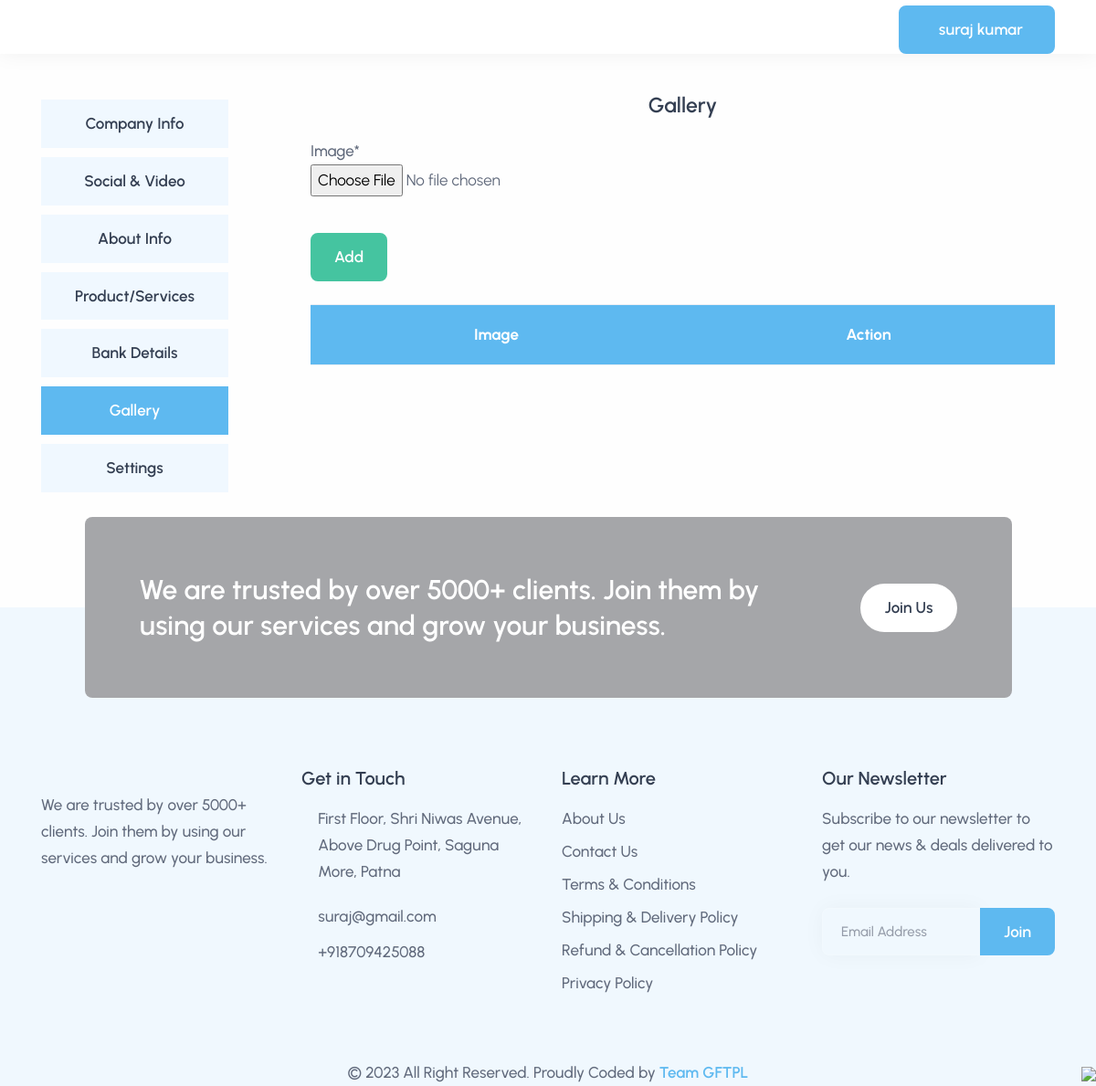
Page /add_gallery/15/id (signed in) on the committed database.
### Accounts/models.py (models this page shows)
class User(AbstractUser):
    CHOICE = (('Customer','Customer'),('Employee','Employee'),('Corporate','Corporate'),('Franchise','Franchise'))
    full_name = models.CharField(max_length=100,blank=True,null=True)
    user_type = models.CharField(max_length = 100 ,choices = CHOICE,null=True)
    card_access = models.BooleanField(default = False,null=True)
    def __str__(self):
        if not self.full_name:
            return self.username
        else:
            return self.full_name

### config/models.py (models this page shows)
class Footer(models.Model):
    phone_no = models.CharField(max_length = 20)
    whatsapp_no = models.CharField(max_length = 20,null=True)
    email = models.EmailField()
    address = models.TextField()
    twitter_link = models.URLField(blank = True)
    facebook_link = models.URLField(blank = True)
    instagram_link = models.URLField(blank = True)
    youtube_link = models.URLField(blank = True)
    image=models.ImageField(upload_to="rename__file")
    joinus_description = models.TextField(null=True,blank = True)
    footer_description = models.TextField(null=True,blank = True)

### Cards/views.py (the view)
# urls.py: path('add_gallery/<int:pk>/<id>', views.GalleryView, name='add_gallery'),
@login_required
def GalleryView(request,pk,id=None):
    card = Cards.objects.get(id = pk)
    get_ps = None
    try:
        get_ps = Gallery.objects.filter(id = id).last()
    except:
        pass
    if get_ps:
        form = GalleryForms(request.POST or None, request.FILES or None, instance = get_ps)
        get_ps = get_ps.id
    else:
        form = GalleryForms(request.POST or None, request.FILES or None)
    if request.method == 'POST':
        if form.is_valid():
            f = form.save(commit = False)
            f.card_id = card
            f.save()
            return redirect('add_gallery',card.id , 'id')
    ctx = {
        'form':form,
        'card':card,
        'get_ps':get_ps,
        'ps':Gallery.objects.filter(card_id = card),
        'ps_count':Gallery.objects.filter(card_id = card).count(),
        'footer': Footer.objects.all().last(),
        'websitelogo': WebSiteLogo.objects.all().last(),
        'config': Config.objects.all().last(),
    }
    return render(request,'cards/gallery.html',ctx)

### Cards/forms.py
class GalleryForms(forms.ModelForm):
    class Meta:
        model = Gallery
        exclude = ('card_id',)

### templates/cards/gallery.html (shortened to what this page needs)
{% extends 'cards/base.html' %}
{% load static %}
{% block sidetab %}
<ul class="nav nav-tabs nav-tabs-basic d-block">
    <li class="nav-item"><a class="nav-link" href="{% url 'add_company_info' card.id %}">Company Info</a></li>
    <li class="nav-item"> <a class="nav-link" href="{% url 'add_social_video' card.id %}">Social & Video</a></li>
     <li class="nav-item"> <a class="nav-link" href="{% url 'add_about' card.id %}">About Info</a></li>
    <li class="nav-item"> <a class="nav-link" href="{% url 'add_product_and_service' card.id  'id' %}">Product/Services</a></li>
    <li class="nav-item"> <a class="nav-link" href="{% url 'add_bank_detail' card.id %}">Bank Details</a></li>
    <li class="nav-item"> <a class="nav-link active" href="{% url 'add_gallery' card.id  'id' %}">Gallery</a></li>
    <li class="nav-item"> <a class="nav-link" href="{% url 'add_setting' card.id %}">Settings</a></li>
</ul>
{% endblock %}
{% block body  %}
 <div class="tab-content mt-0 mt-md-5">
        <div class="row gy-10 gx-lg-8 gx-xl-12">
            <div class="col-lg-12 pt-3 mt-0">
                <h3 class="pb-2">Gallery</h3>
                    {% if get_ps %}
                                {% load crispy_forms_tags %}
                    {% else %}
                        {% if config.gallery_image|default:9 <= ps_count %}
                             <h2 class="text-warning">You can add maximum {{ config.gallery_image|default:9 }} images in gallery</h2>
                        {% else %}
                            <form action="{% url 'add_gallery' card.id  get_ps %}" method="post" enctype="multipart/form-data">
                                <div class="row gx-4">
                                    {% load crispy_forms_tags %}
                                    <div class="col-md-6">
                                        {{ form|crispy }}
                                    </div>
                                    <div class="col-md-6">
                                    </div>
                                    <div class="col-md-6 mt-4">
                                        <input type="submit" value="Add" class="btn btn-success float-start">
                                    </div>
                                </div>
                            </form>
                        {% endif %}
                    {% endif %}
                 <table class="table mt-5">
                    <tr class="bg-primary text-white">
                        <th>Image</th>
                        <th>Action</th>
                    </tr>
                </table>
            </div>
        </div>
</div>
{% endblock %}

### templates/cards/base.html (shortened to what this page needs)
<!DOCTYPE html>
<html lang="en">
{% load static %}
<head>
  <link rel="stylesheet" href="{% static 'assets/css/plugins.css' %}">
  <link rel="stylesheet" href="{% static 'assets/css/style.css' %}">
  <link rel="stylesheet" href="{% static 'assets/css/colors/sky.css' %}">
  <link rel="preload" href="{% static 'assets/css/fonts/urbanist.css' %}" as="style" onload="this.rel='stylesheet'">
  <link rel="stylesheet" href="{% static 'assets/css/custom.css' %}">
  <link rel="stylesheet" href="{% static 'assets/css/template-css/template.css' %}">
  <link rel="stylesheet" href="{% static 'assets/icofont/icofont.min.css' %}">
  <link rel="stylesheet" href="https://cdnjs.cloudflare.com/ajax/libs/font-awesome/4.7.0/css/font-awesome.min.css">
</head>
<body>
  <div class="content-wrapper">
    <header class="wrapper bg-light">
      <nav class="navbar navbar-expand-lg classic transparent navbar-light" id="navbar-example2"
        style="box-shadow: 0 0 1.25rem rgba(30,34,40,.06); background: rgba(255,255,255,.97);">
        <div class="container flex-lg-row flex-nowrap align-items-center">
          <div class="navbar-brand w-100">
            <a href="/">
            </a>
          </div>
          <div class="navbar-other ms-lg-4">
            <ul class="navbar-nav flex-row align-items-center ms-auto">
              {% if user.is_authenticated %}
              <div class="dropdown">
                <button class="btn btn-primary dropdown-toggle " type="button" data-bs-toggle="dropdown"
                  aria-expanded="false">
                  <i class="uil uil-user mr-2"></i>
                  &nbsp;{{ request.user }}
                </button>
              </div>
              {% endif %}
            </ul>
          </div>
        </div>
      </nav>
    </header>
    <section class="wrapper bg-light" id="home">
      <div class="container pt-8 pt-md-10 pb-4 pb-md-5 text-center">
        <div class="row gx-lg-8 gx-xl-12 gy-10 gy-xl-0 mb-14">
          <div class="col-sm-3">
            {% block sidetab %} {% endblock %}
          </div>
          <div class="col-sm-9">
            {% block body %} {% endblock %}
          </div>
        </div>
      </div>
  </div>
  <footer class="bg-soft-primary">
    <div class="container">
      <div class="row">
        {% if footer %}
        <div class="col-xl-11 col-xxl-10 mx-auto">
          <div class="card image-wrapper bg-full bg-image bg-overlay bg-overlay-400 mt-n50p mb-n5"
            data-image-src="{{ footer.image.url }}">
            <div
              class="card-body p-6 p-md-11 d-lg-flex flex-row align-items-lg-center justify-content-md-between text-center text-lg-start">
              <h3 class="display-6 mb-6 mb-lg-0 pe-lg-15 pe-xxl-18 text-white">
                {{ footer.joinus_description }}
              </h3>
              <a href="#" class="btn btn-white rounded-pill mb-0 text-nowrap">Join Us</a>
            </div>
          </div>
          {% endif %}
        </div>
      </div>
    </div>
    <div class="container pb-12 ">
      <div class="row gy-6 gy-lg-0">
        <div class="col-md-4 col-lg-3">
          <div class="widget">
            <p>{{footer.footer_description}}</p>
            <nav class="nav social">
              <a href="{{ footer.twitter_link }}" target="_blank"><i class="uil uil-twitter"></i></a>
              <a href="{{ footer.facebook_link }}" target="_blank"><i class="uil uil-facebook-f"></i></a>
              <a href="{{ footer.instagram_link }}" target="_blank"><i class="uil uil-instagram"></i></a>
              <a href="{{ footer.youtube_link }}" target="_blank"><i class="uil uil-youtube"></i></a>
            </nav>
          </div>
        </div>
        <div class="col-md-4 col-lg-3">
          <div class="widget">
            <h4 class="widget-title mb-3">Get in Touch</h4>
            <div class="d-flex pe-2">
              <i class="uil uil-map-marker me-1"></i>
              <address class="">{{footer.address}}</address>
            </div>
            <div class="d-flex mb-2">
              <i class="uil uil-envelope-alt me-1"></i>
              <a href="mailto:{{footer.email}}" style="color: #60697b;">{{footer.email}}</a>
            </div>
            <div class="d-flex mb-2">
              <i class="uil uil-phone-alt me-1"></i>
              <a href="tel:{{footer.phone_no}}" style="color: #60697b;" class="mb-0">{{footer.phone_no}}</a>
            </div>
          </div>
        </div>
        <div class="col-md-4 col-lg-3">
          <div class="widget">
            <h4 class="widget-title mb-3">Learn More</h4>
            <ul class="list-unstyled  mb-0">
              <li><a href="{% url 'about_us' %}" style="color: #60697b;">About Us</a></li>
              <li><a href="{% url 'contact_us' %}" style="color: #60697b;">Contact Us</a></li>
              <li><a href="{% url 'static_page' 'Terms-&-Conditions' %}" target="_blank" style="color: #60697b;">Terms &
                  Conditions</a></li>
              <li><a href="{% url 'static_page' 'Shipping-&-Delivery-Policy' %}" target="_blank"
                  style="color: #60697b;">Shipping & Delivery Policy</a></li>
              <li><a href="{% url 'static_page' 'Refund-&-Cancellation-Policy' %}" target="_blank"
                  style="color: #60697b;">Refund & Cancellation Policy</a></li>
              <li><a href="{% url 'static_page' 'Privacy-Policy' %}" target="_blank" style="color: #60697b;">Privacy
                  Policy</a></li>
            </ul>
          </div>
        </div>
        <div class="col-md-12 col-lg-3">
          <div class="widget">
            <h4 class="widget-title mb-3">Our Newsletter</h4>
            <p class="mb-5">Subscribe to our newsletter to get our news & deals delivered to you.</p>
            <div class="newsletter-wrapper">
              <div id="mc_embed_signup2">
                <form action="{% url 'subscribe' %}" method="post" id="subscribe_form1" name="mc-embedded-subscribe-form"
                  class="validate dark-fields" target="_blank" novalidate>
                  <div id="mc_embed_signup_scroll2">
                    <div class="mc-field-group input-group form-floating">
                      <input type="email" value="" required name="email" class="required email form-control"
                        placeholder="Email Address" id="mce-EMAIL2">
                      <input type="submit" value="Join" class="btn btn-primary">
                    </div>
                  </div>
                </form>
              </div>
            </div>
          </div>
        </div>
      </div>
    </div>
    <div class="container lower-footer">
      <div class="text-center">
        <p class="mb-0">© 2023 All Right Reserved. Proudly Coded by <a href="https://gftpl.in/" target="_blank" style="font-weight: 600;">Team GFTPL</a></p>
      </div>
    </div>
  </footer>
  <div _ngcontent-ipa-c1="" class="chat_btn">
    <a _ngcontent-ipa-c1="" class="static_link" href="https://wa.me/{{footer.whatsapp_no}}" target="_blank" tooltip="Message Us">
      <img _ngcontent-ipa-c1="" class="width_160" src="{% static 'assets/img/we_r_here.png' %}">
    </a>
  </div>
</body>
</html>

### static/assets/css/colors/sky.css (style rules this page uses)
.accordion-wrapper .card-header button,.accordion-wrapper .card-header button:before,.accordion-wrapper .card-header button:hover,.bg-dark.text-inverse a:not(.btn):not([class*=link-]):hover,.bg-navy.text-inverse a:not(.btn):not([class*=link-]):hover,.breadcrumb-item a:hover,.collapse-link,.collapse-link:hover,.dropdown-header,.dropdown-item.active,.dropdown-item:active,.dropdown-item:focus,.dropdown-item:hover,.dropdown-menu-dark .dropdown-item.active,.dropdown-menu-dark .dropdown-item:active,.external:hover,.external:hover:after,.filter.basic-filter ul li a.active,.filter.basic-filter ul li a:hover,.filter:not(.basic-filter) ul li a.active,.filter:not(.basic-filter) ul li a:hover,.icon-list.bullet-primary i,.icon-list.bullet-soft-primary i,.link-primary,.link-primary:focus,.link-primary:hover,.nav-pills .nav-link.active,.nav-pills .show>.nav-link,.nav-tabs .nav-item.show .nav-link,.nav-tabs .nav-link.active,.nav-tabs.nav-tabs-basic .nav-link.active,.navbar-expand.navbar-light .navbar-nav .dropdown:not(.dropdown-submenu)>.dropdown-toggle:after,.navbar-light .language-select .dropdown-toggle:after,.navbar-light .navbar-nav .nav-link.active,.navbar-light .navbar-nav .nav-link:focus,.navbar-light .navbar-nav .nav-link:hover,.navbar-light .navbar-nav .show>.nav-link,.navbar-light .navbar-text a,.navbar-light .navbar-text a:focus,.navbar-light .navbar-text a:hover,.navbar-light.fixed .nav-link:focus,.navbar-light.fixed .nav-link:hover,.page-item.active .page-link,.page-link:focus,.page-link:hover,.plyr--full-ui input[type=range],.post-meta li a:hover,.progress-wrap:after,.text-inverse a:not(.btn):hover,.timeline .timeline-item .timeline-marker,.unordered-list.bullet-primary li:before,[class*=offcanvas-].text-inverse a:not(.btn):not([class*=link-]):hover,a,a:hover { color:#5eb9f0 }
.bg-primary,.icon-list.bullet-bg i[class*=bullet-primary] { background-color:#5eb9f0!important }
.btn-primary { --bs-btn-active-bg:$main-color;--bs-btn-active-border-color:$main-color;--bs-btn-color:#fff;--bs-btn-bg:#5eb9f0;--bs-btn-border-color:#5eb9f0;--bs-btn-hover-color:#fff;--bs-btn-hover-bg:#5eb9f0;--bs-btn-hover-border-color:#5eb9f0;--bs-btn-focus-shadow-rgb:118,196,242;--bs-btn-active-color:#fff;--bs-btn-active-bg:#5eb9f0;--bs-btn-active-border-color:#5eb9f0;--bs-btn-active-shadow:0rem 0.25rem 0.75rem rgba(30, 34, 40, 0.15);--bs-btn-disabled-color:#fff;--bs-btn-disabled-bg:#5eb9f0;--bs-btn-disabled-border-color:#5eb9f0 }
.bg-soft-primary { background-color:#f0f8fe!important }
@media (min-width:992px) { .navbar-expand-lg.navbar-light .navbar-nav .dropdown:not(.dropdown-submenu)>.dropdown-toggle:after { color:#5eb9f0 } }

### static/assets/css/custom.css (style rules this page uses)
.static_link[_ngcontent-ipa-c1] { padding: 0; border: 0; position: fixed; z-index: 16000160; bottom: 0; text-align: center; overflow: hidden; margin-bottom: 0; right: 0; }
.width_160 { width: 160px; }
input::placeholder { display: block; color: black; visibility: visible; }

### static/assets/css/template-css/template.css (style rules this page uses)
:root { --blue: dodgerblue; --font_color: #fff; --font_family1: 'Jost'; --font_family2: 'Montserrat'; }
.nav-tabs.nav-tabs-basic .nav-link { border: 0; border-radius: 0; border-color: transparent; background: 0 0; font-size: .85rem; padding: 0.6rem 0; margin-right: 1rem; border: none; margin-bottom: 10px; background-color: aliceblue; }
.nav-tabs.nav-tabs-basic .nav-link.active, .nav-tabs.nav-tabs-basic .nav-link:hover { background: #5eb9f0; transition: 0.2s; color: #fff !important; }

### templates/cards/base.html (style rules this page uses)
.form-control { padding: 0.6rem 1rem !important; }
.form-group { text-align: left; margin-bottom: 20px; }

### rows in the picture
User: user "suraj kumar"
Footer: joinus_description "We are trusted by over 5000+ clients. Join them by using our services and grow your business.", footer_description "We are trusted by over 5000+ clients. Join them by using our services and grow your business.", address "First Floor, Shri Niwas Avenue, Above Drug Point, Saguna More, Patna", email "suraj@gmail.com", phone_no "+918709425088"
